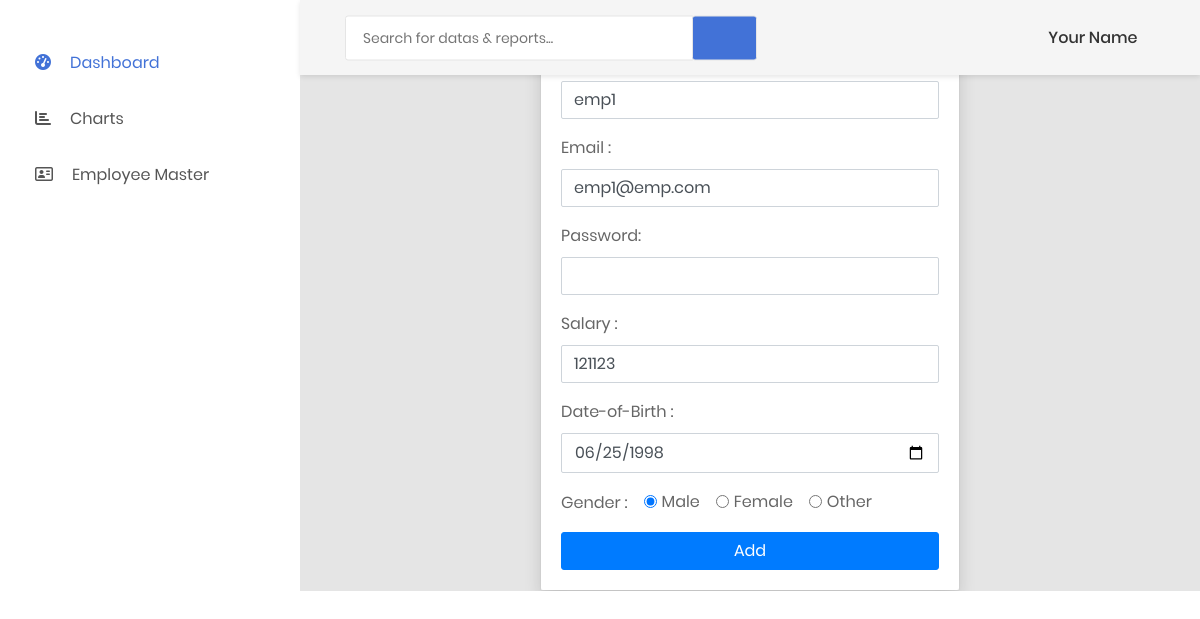
Page /cvms/edit-employee.php?id=13 on the committed database.
### tables this page shows
CREATE TABLE `employee` (
  `id` int(15) NOT NULL,
  `name` varchar(255) NOT NULL,
  `email` varchar(255) NOT NULL,
  `gender` varchar(10) DEFAULT NULL,
  `dob` varchar(255) DEFAULT NULL,
  `password` varchar(75) NOT NULL,
  `salary` int(10) NOT NULL,
  `dp` varchar(255) NOT NULL
);

### cvms/edit-employee.php (the view, shortened to what this page needs)
<?php
         $id = $_GET["id"];
        require_once "../dbcon.php";
        $sql = "SELECT * FROM employee WHERE id = $id ";
        $result = mysqli_query($con , $sql);
        if(mysqli_num_rows($result) > 0 ){
            while($rows = mysqli_fetch_assoc($result) ){
                $name = $rows["name"];
                $email = $rows["email"];
                $dob = $rows["dob"];
                $gender = $rows["gender"];
                $salary = $rows["salary"];
            }
        }
        $pass = "";
?>
<!DOCTYPE html>
<html lang="en">
<head>
    <link href="css/font-face.css" rel="stylesheet" media="all">
    <link href="vendor/font-awesome-4.7/css/font-awesome.min.css" rel="stylesheet" media="all">
    <link href="vendor/font-awesome-5/css/fontawesome-all.min.css" rel="stylesheet" media="all">
    <link href="vendor/mdi-font/css/material-design-iconic-font.min.css" rel="stylesheet" media="all">
    <link href="vendor/bootstrap-4.1/bootstrap.min.css" rel="stylesheet" media="all">
    <link href="vendor/animsition/animsition.min.css" rel="stylesheet" media="all">
    <link href="vendor/bootstrap-progressbar/bootstrap-progressbar-3.3.4.min.css" rel="stylesheet" media="all">
    <link href="vendor/wow/animate.css" rel="stylesheet" media="all">
    <link href="vendor/css-hamburgers/hamburgers.min.css" rel="stylesheet" media="all">
    <link href="vendor/slick/slick.css" rel="stylesheet" media="all">
    <link href="vendor/select2/select2.min.css" rel="stylesheet" media="all">
    <link href="vendor/perfect-scrollbar/perfect-scrollbar.css" rel="stylesheet" media="all">
    <link href="css/theme.css" rel="stylesheet" media="all">
</head>
<body class="animsition">
    <div class="page-wrapper">
        <aside class="menu-sidebar d-none d-lg-block">
            <div class="menu-sidebar__content js-scrollbar1">
                <nav class="navbar-sidebar">
                    <ul class="list-unstyled navbar__list">
                        <li class="active has-sub">
                            <a class="js-arrow" href="index.php">
                                <i class="fas fa-tachometer-alt"></i>Dashboard</a>
                        </li>
                        <li>
                            <a href="chart.php">
                                <i class="fas fa-chart-bar"></i>Charts</a>
                        </li>
                        <li class="has-sub">
                            <a class="js-arrow" href="#">
                                <i class="fa fa-address-card-o menu-icon"></i>Employee Master</a>
                        </li>
                    </ul>
                </nav>
            </div>
        </aside>
        <div class="page-container">
            <header class="header-desktop">
                <div class="section__content section__content--p30">
                    <div class="container-fluid">
                        <div class="header-wrap">
                            <form class="form-header" action="" method="POST">
                                <input class="au-input au-input--xl" type="text" name="search" placeholder="Search for datas &amp; reports..." />
                                <button class="au-btn--submit" type="submit">
                                    <i class="zmdi zmdi-search"></i>
                                </button>
                            </form>
                            <div class="header-button">
                                <div class="noti-wrap">
                                </div>
                                <div class="account-wrap">
                                    <div class="account-item clearfix js-item-menu">
                                        <div class="content">
                                            <a class="js-acc-btn" href="#">Your name</a>
                                        </div>
                                    </div>
                                </div>
                            </div>
                        </div>
                    </div>
                </div>
            </header>
<div style="">
<div class="login-form-bg h-100">
        <div class="container  h-100">
            <div class="row justify-content-center h-100">
                <div class="col-xl-6">
                    <div class="form-input-content">
                        <div class="card login-form mb-0">
                            <div class="card-body pt-4 shadow">
                                    <h4 class="text-center">Edit Employee profile</h4>
                                <form method="POST" action=" <?php htmlspecialchars($_SERVER['PHP_SELF']) ?>">
                                <div class="form-group">
                                    <label >Full Name :</label>
                                    <input type="text" class="form-control" value="<?php echo $name; ?>"  name="name" >
                                </div>
                                <div class="form-group">
                                    <label >Email :</label>
                                    <input type="email" class="form-control" value="<?php echo $email; ?>"  name="email" >
                                </div>
                                <div class="form-group">
                                    <label >Password: </label>
                                    <input type="password" class="form-control" value="<?php echo $pass; ?>" name="pass" >
                                </div>
                                <div class="form-group">
                                    <label >Salary :</label>
                                    <input type="number" class="form-control" value="<?php echo $salary; ?>" name="salary" >
                                </div>
                                <div class="form-group">
                                    <label >Date-of-Birth :</label>
                                    <input type="date" class="form-control" value="<?php echo $dob; ?>" name="dob" >
                                </div>
                                <div class="form-group form-check form-check-inline">
                                    <label class="form-check-label" >Gender :</label>
                                </div>
                                <div class="form-check form-check-inline">
                                    <input class="form-check-input" type="radio" name="gender" <?php if($gender == "Male" ){ echo "checked"; } ?>  value="Male"  selected>
                                    <label class="form-check-label" >Male</label>
                                </div>
                                <div class="form-check form-check-inline">
                                    <input class="form-check-input" type="radio" name="gender" <?php if($gender == "Female" ){ echo "checked"; } ?>  value="Female">
                                    <label class="form-check-label" >Female</label>
                                </div>
                                <div class="form-check form-check-inline">
                                    <input class="form-check-input" type="radio" name="gender" <?php if($gender == "Other" ){ echo "checked"; } ?>  value="Other">
                                    <label class="form-check-label" >Other</label>
                                </div>
                                <br>
                                <button type="submit" class="btn btn-primary btn-block">Add</button>
                            </form>
                            </div>
                        </div>
                    </div>
                </div>
            </div>
        </div>
    </div>
</div>
</html>

### rows in the picture
employee: name "emp1", email "emp1@emp.com", salary "121123", dob "06/25/1998", gender "☑"
